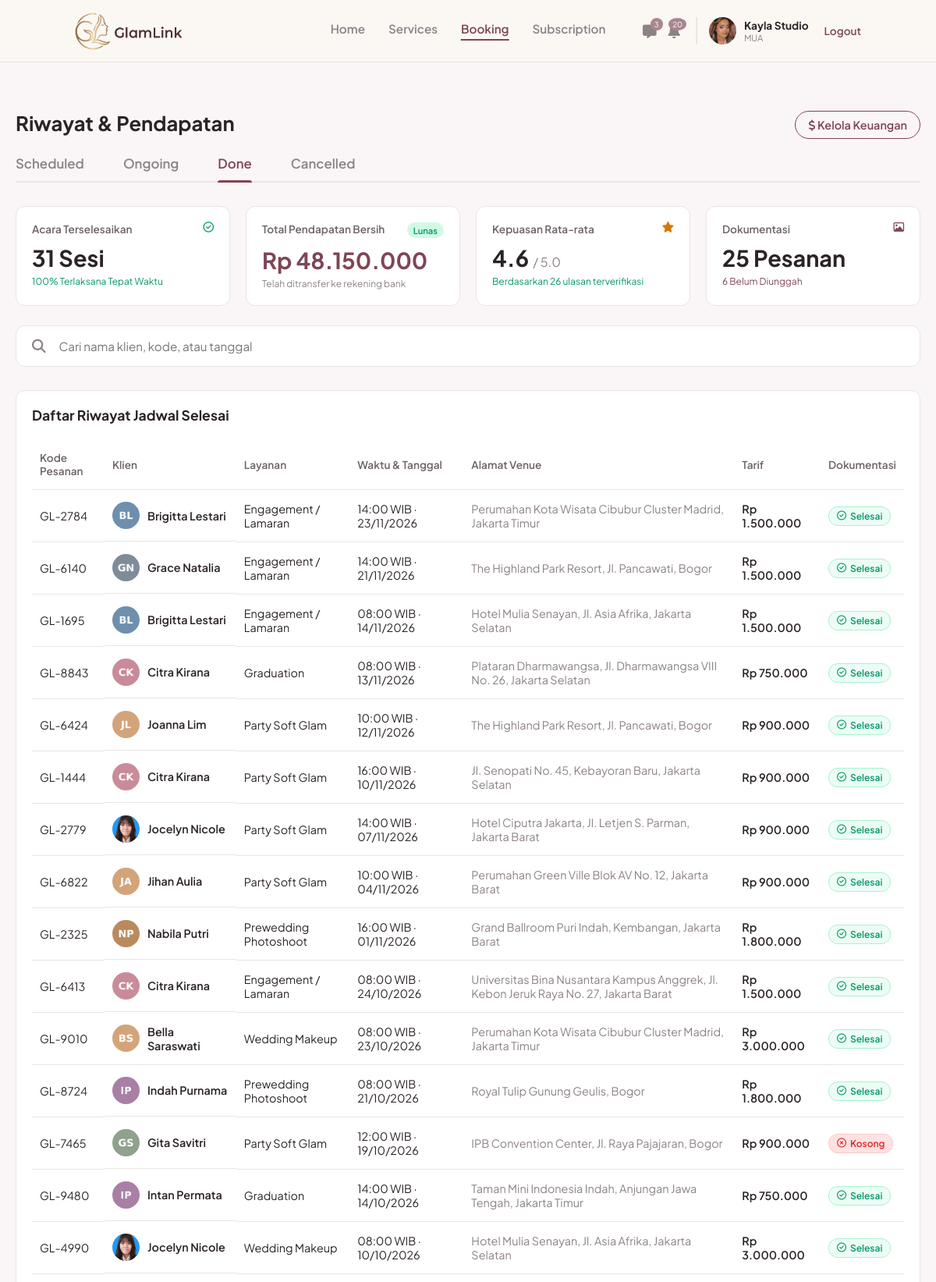
Page /mua/booking.php?tab=done (signed in, upper part) on the committed database.
### tables this page shows
CREATE TABLE `users` (
  `id_user` int(11) NOT NULL,
  `nama` varchar(100) NOT NULL,
  `email` varchar(100) NOT NULL,
  `nomor_telepon` varchar(20) DEFAULT NULL,
  `nama_brand` varchar(150) DEFAULT NULL,
  `bio` text DEFAULT NULL,
  `lokasi` varchar(150) DEFAULT NULL,
  `foto_profil` varchar(255) DEFAULT NULL,
  `password` varchar(255) NOT NULL,
  `role` enum('mua','pelanggan','admin') NOT NULL,
  `dibuat_pada` timestamp NOT NULL DEFAULT current_timestamp(),
  `status_verifikasi` enum('pending','approved','rejected') NOT NULL DEFAULT 'approved',
  `alasan_tolak` varchar(255) DEFAULT NULL
);

CREATE TABLE `bookings` (
  `id_booking` int(11) NOT NULL,
  `no_invoice` varchar(20) NOT NULL,
  `id_mua` int(11) NOT NULL,
  `id_pelanggan` int(11) NOT NULL,
  `id_layanan` int(11) NOT NULL,
  `tanggal_booking` date NOT NULL,
  `waktu_booking` time NOT NULL,
  `lokasi_acara` varchar(255) DEFAULT NULL,
  `catatan` text DEFAULT NULL,
  `total_harga` int(11) NOT NULL,
  `status` enum('menunggu','dikonfirmasi','selesai','ditolak') NOT NULL DEFAULT 'menunggu',
  `is_mua_done` tinyint(1) DEFAULT 0,
  `is_client_done` tinyint(1) DEFAULT 0,
  `foto_dokumentasi` varchar(255) DEFAULT NULL,
  `rating` int(1) DEFAULT NULL,
  `ulasan` text DEFAULT NULL,
  `created_at` timestamp NOT NULL DEFAULT current_timestamp(),
  `nama_acara` varchar(150) DEFAULT NULL,
  `jenis_acara` varchar(50) DEFAULT NULL,
  `kota_acara` varchar(50) DEFAULT NULL,
  `biaya_platform` int(11) NOT NULL DEFAULT 0,
  `metode_bayar` varchar(50) DEFAULT NULL,
  `dibayar_pada` timestamp NULL DEFAULT NULL,
  `dibatalkan_oleh` enum('klien','mua') DEFAULT NULL,
  `dibatalkan_pada` timestamp NULL DEFAULT NULL
);

CREATE TABLE `services` (
  `id_service` int(11) NOT NULL,
  `id_mua` int(11) NOT NULL,
  `nama_layanan` varchar(150) NOT NULL,
  `kategori` varchar(100) DEFAULT NULL,
  `harga` decimal(10,2) NOT NULL,
  `durasi` varchar(50) DEFAULT NULL,
  `deskripsi` text DEFAULT NULL,
  `fasilitas` text DEFAULT NULL
);

### mua/booking.php (the view, shortened to what the rows shown need)
<?php
require_once '../includes/auth_mua.php';
$month = isset($_GET['m']) ? (int)$_GET['m'] : (int)date('m');
$year = isset($_GET['y']) ? (int)$_GET['y'] : (int)date('Y');
$tab = $_GET['tab'] ?? 'scheduled';
$status_filter = "b.status IN ('menunggu', 'dikonfirmasi')";
$time_filter = "AND (b.tanggal_booking > CURDATE() OR (b.tanggal_booking = CURDATE() AND b.waktu_booking > CURTIME()))";
$date_filter = "AND MONTH(b.tanggal_booking) = '$month' AND YEAR(b.tanggal_booking) = '$year'";
$page_title = 'Pesanan Terkonfirmasi';
if ($tab == 'ongoing') {
    $status_filter = "b.status = 'dikonfirmasi'";
    $time_filter = "AND (b.tanggal_booking < CURDATE() OR (b.tanggal_booking = CURDATE() AND b.waktu_booking <= CURTIME()))";
    $date_filter = "";
    $page_title = 'Jadwal Hari Ini';
} elseif ($tab == 'done') {
    $status_filter = "b.status = 'selesai'";
    $time_filter = "";
    $date_filter = "";
    $page_title = 'Riwayat & Pendapatan';
} elseif ($tab == 'cancelled') {
    $status_filter = "b.status = 'ditolak'";
    $time_filter = "";
    $page_title = 'Pesanan Dibatalkan';
}
$query_bookings = mysqli_query($koneksi, "
    SELECT b.*, u.nama AS nama_klien, u.foto_profil AS foto_klien, u.nomor_telepon, s.nama_layanan
    FROM bookings b
    LEFT JOIN users u ON b.id_pelanggan = u.id_user
    LEFT JOIN services s ON b.id_layanan = s.id_service
    WHERE b.id_mua = '$id_mua' AND ($status_filter) $time_filter $date_filter
    ORDER BY b.tanggal_booking DESC, b.waktu_booking DESC
");
$all_bookings = [];
if ($query_bookings) {
    while ($row = mysqli_fetch_assoc($query_bookings)) {
        $all_bookings[] = $row;
    }
}
?>
<!DOCTYPE html>
<html lang="id">
<head>
    <link rel="stylesheet" href="https://cdnjs.cloudflare.com/ajax/libs/font-awesome/6.4.0/css/all.min.css">
    <link rel="stylesheet" href="../assets/css/navbar.css">
    <link rel="stylesheet" href="../assets/css/mua_booking.css">
    <link rel="stylesheet" href="../assets/css/mua_ui.css">
</head>
<body>
    <?php include '../navbar.php'; ?>
    <main class="booking-main">
        <div class="page-header header-action">
            <h2><?php echo $page_title; ?></h2>
        </div>
        <?php if ($tab == 'done'): ?>
            <div class="done-table-container">
                <?php if (count($all_bookings) > 0): ?>
                <table class="history-table">
                    <thead>
                        <tr>
                            <th>Kode Pesanan</th>
                            <th>Klien</th>
                            <th>Layanan</th>
                            <th>Waktu & Tanggal</th>
                            <th>Alamat Venue</th>
                            <th>Tarif</th>
                            <th>Dokumentasi</th>
                        </tr>
                    </thead>
                    <tbody>
                        <?php foreach ($all_bookings as $bk): ?>
                        <tr class="history-row" data-search="<?php echo htmlspecialchars(strtolower(implode(' ', [$bk['no_invoice'], $bk['nama_klien'], $bk['nama_layanan'], $bk['lokasi_acara'] ?? '', date('d/m/Y', strtotime($bk['tanggal_booking'])), date('d-m-Y', strtotime($bk['tanggal_booking'])), date('H:i', strtotime($bk['waktu_booking']))]))); ?>" onclick="window.location.href='session_detail.php?id=<?php echo $bk['id_booking']; ?>'" style="cursor: pointer; transition: 0.2s;" onmouseover="this.style.backgroundColor='#faf5f6'" onmouseout="this.style.backgroundColor='transparent'">
                            <td><?php echo htmlspecialchars($bk['no_invoice']); ?></td>
                            <td class="td-client"><img src="../assets/img/<?php echo htmlspecialchars($bk['foto_klien'] ?? 'default.jpg'); ?>" alt="klien"> <?php echo htmlspecialchars($bk['nama_klien']); ?></td>
                            <td><?php echo htmlspecialchars($bk['nama_layanan']); ?></td>
                            <td><?php echo date('H:i', strtotime($bk['waktu_booking'])); ?> WIB &middot; <?php echo date('d/m/Y', strtotime($bk['tanggal_booking'])); ?></td>
                            <td style="color: #8c8286;"><?php echo htmlspecialchars($bk['lokasi_acara'] ?? '-'); ?></td>
                            <td class="price text-maroon" style="font-weight:600;">Rp <?php echo number_format($bk['total_harga'], 0, ',', '.'); ?></td>
                            <td>
                                <?php if(!empty($bk['foto_dokumentasi'])): ?>
                                    <span class="badge-dokum selesai"><i class="fa-regular fa-circle-check"></i> Selesai</span>
                                <?php else: ?>
                                    <span class="badge-dokum kosong"><i class="fa-regular fa-circle-xmark"></i> Kosong</span>
                                <?php endif; ?>
                            </td>
                        </tr>
                        <?php endforeach; ?>
                    </tbody>
                </table>
                <?php else: ?>
                    <div class="empty-state">Belum ada riwayat jadwal selesai.</div>
                <?php endif; ?>
            </div>
        <?php endif; ?>
    </main>
</body>
</html>

### navbar.php (shortened to what the rows shown need)
<?php
$path_prefix = in_array(basename(dirname($_SERVER['PHP_SELF'])), ['mua', 'klien']) ? '../' : '';
$nav_logged_in = isset($_SESSION['status_login']) && $_SESSION['status_login'] == true;
$nav_role = isset($_SESSION['role']) ? $_SESSION['role'] : '';
if ($nav_logged_in && in_array($nav_role, ['mua', 'pelanggan']) && isset($koneksi)) {
    $id_mua_nav = $_SESSION['id_user'];
    $nav_query = mysqli_query($koneksi, "SELECT nama, nama_brand, foto_profil, status_verifikasi FROM users WHERE id_user = '$id_mua_nav'");
    $nav_profil = mysqli_fetch_assoc($nav_query);
}
?>
<header class="navbar">
    <?php if (!$nav_logged_in): ?>
        <div class="nav-links">
            <a href="<?php echo $path_prefix; ?>login.php" class="btn-text">Masuk</a>
            <a href="<?php echo $path_prefix; ?>login.php" class="btn-outline nav-mua">Masuk Sebagai MUA</a>
            <a href="<?php echo $path_prefix; ?>register.php" class="btn-filled">Daftar</a>
        </div>
    <?php elseif ($nav_role == 'mua'): ?>
        <?php if (($nav_profil['status_verifikasi'] ?? 'approved') === 'approved'): ?>
        <div class="nav-menu-mua">
            <a href="<?php echo $path_prefix; ?>mua/index.php">Home</a>
            <a href="<?php echo $path_prefix; ?>mua/services.php">Services</a>
            <a href="<?php echo $path_prefix; ?>mua/booking.php">Booking</a>
            <a href="<?php echo $path_prefix; ?>mua/subscription.php">Subscription</a>
        </div>
        <?php endif; ?>
        <div class="nav-profile-mua">
            <div class="nav-icons">
                <?php
                require_once __DIR__ . '/includes/chat.php';
                $nav_chat_baru = (($koneksi ?? null) instanceof mysqli) ? chat_belum_dibaca($koneksi, (int)$_SESSION['id_user']) : 0;
                ?>
                <a href="<?php echo $path_prefix; ?>mua/chat.php" class="icon-btn" title="Chat">
                    <i class="fa-solid fa-message"></i>
                    <span class="badge" id="navChatBadge" <?php echo $nav_chat_baru ? '' : 'hidden'; ?>><?php echo $nav_chat_baru > 99 ? '99+' : $nav_chat_baru; ?></span>
                </a>
                <?php
                require_once __DIR__ . '/includes/mua_notifikasi.php';
                $nav_notif_baru = isset($koneksi) ? mua_notif_jumlah_baru($koneksi, (int)$_SESSION['id_user']) : 0;
                ?>
                <a href="<?php echo $path_prefix; ?>mua/notifikasi.php" class="icon-btn" title="Notifikasi">
                    <i class="fa-solid fa-bell"></i>
                    <span class="badge" id="navNotifBadge" <?php echo $nav_notif_baru ? '' : 'hidden'; ?>><?php echo $nav_notif_baru > 99 ? '99+' : $nav_notif_baru; ?></span>
                </a>
            </div>
            <a href="<?php echo $path_prefix; ?>mua/profil.php" style="text-decoration:none;color:inherit;" title="Lihat & edit profil">
            <div class="profile-info">
                <?php if(!empty($nav_profil['foto_profil'])): ?>
                    <img src="<?php echo $path_prefix; ?>assets/img/<?php echo htmlspecialchars($nav_profil['foto_profil']); ?>" alt="Profile">
                <?php else: ?>
                    <div style="width:35px;height:35px;background:#e0d8da;border-radius:50%;display:flex;align-items:center;justify-content:center;color:#fff;font-size:0.8rem;"><i class="fa-solid fa-user"></i></div>
                <?php endif; ?>
                <div class="profile-text">
                    <span class="brand-name"><?php echo htmlspecialchars($nav_profil['nama_brand'] ?? 'Nama Brand'); ?></span>
                    <span class="role-text"><?php echo ($nav_profil['status_verifikasi'] ?? 'approved') === 'approved' ? 'MUA' : 'Belum terverifikasi'; ?></span>
                </div>
            </div>
            </a>
            <a href="<?php echo $path_prefix; ?>logout.php" class="logout-link">Logout</a>
        </div>
    <?php endif; ?>
</header>

### rows in the picture
users: foto_profil (picture), nama_brand "Kayla Studio"
bookings: no_invoice "GL-2784", id_pelanggan.foto_profil (picture), id_pelanggan.nama "Brigitta Lestari", id_layanan.nama_layanan "Engagement / Lamaran", waktu_booking "14:00", tanggal_booking "23/11/2026", lokasi_acara "Perumahan Kota Wisata Cibubur Cluster Madrid, Jakarta Timur", total_harga "1.500.000", shows "Selesai"
bookings: no_invoice "GL-6140", id_pelanggan.foto_profil (picture), id_pelanggan.nama "Grace Natalia", id_layanan.nama_layanan "Engagement / Lamaran", waktu_booking "14:00", tanggal_booking "21/11/2026", lokasi_acara "The Highland Park Resort, Jl. Pancawati, Bogor", total_harga "1.500.000", shows "Selesai"
bookings: no_invoice "GL-1695", id_pelanggan.foto_profil (picture), id_pelanggan.nama "Brigitta Lestari", id_layanan.nama_layanan "Engagement / Lamaran", waktu_booking "08:00", tanggal_booking "14/11/2026", lokasi_acara "Hotel Mulia Senayan, Jl. Asia Afrika, Jakarta Selatan", total_harga "1.500.000", shows "Selesai"
bookings: no_invoice "GL-8843", id_pelanggan.foto_profil (picture), id_pelanggan.nama "Citra Kirana", id_layanan.nama_layanan "Graduation", waktu_booking "08:00", tanggal_booking "13/11/2026", lokasi_acara "Plataran Dharmawangsa, Jl. Dharmawangsa VIII No. 26, Jakarta Selatan", total_harga "750.000", shows "Selesai"
bookings: no_invoice "GL-6424", id_pelanggan.foto_profil (picture), id_pelanggan.nama "Joanna Lim", id_layanan.nama_layanan "Party Soft Glam", waktu_booking "10:00", tanggal_booking "12/11/2026", lokasi_acara "The Highland Park Resort, Jl. Pancawati, Bogor", total_harga "900.000", shows "Selesai"
bookings: no_invoice "GL-1444", id_pelanggan.foto_profil (picture), id_pelanggan.nama "Citra Kirana", id_layanan.nama_layanan "Party Soft Glam", waktu_booking "16:00", tanggal_booking "10/11/2026", lokasi_acara "Jl. Senopati No. 45, Kebayoran Baru, Jakarta Selatan", total_harga "900.000", shows "Selesai"
bookings: no_invoice "GL-2779", id_pelanggan.foto_profil (picture), id_pelanggan.nama "Jocelyn Nicole", id_layanan.nama_layanan "Party Soft Glam", waktu_booking "14:00", tanggal_booking "07/11/2026", lokasi_acara "Hotel Ciputra Jakarta, Jl. Letjen S. Parman, Jakarta Barat", total_harga "900.000", shows "Selesai"
bookings: no_invoice "GL-6822", id_pelanggan.foto_profil (picture), id_pelanggan.nama "Jihan Aulia", id_layanan.nama_layanan "Party Soft Glam", waktu_booking "10:00", tanggal_booking "04/11/2026", lokasi_acara "Perumahan Green Ville Blok AV No. 12, Jakarta Barat", total_harga "900.000", shows "Selesai"
bookings: no_invoice "GL-2325", id_pelanggan.foto_profil (picture), id_pelanggan.nama "Nabila Putri", id_layanan.nama_layanan "Prewedding Photoshoot", waktu_booking "16:00", tanggal_booking "01/11/2026", lokasi_acara "Grand Ballroom Puri Indah, Kembangan, Jakarta Barat", total_harga "1.800.000", shows "Selesai"
bookings: no_invoice "GL-6413", id_pelanggan.foto_profil (picture), id_pelanggan.nama "Citra Kirana", id_layanan.nama_layanan "Engagement / Lamaran", waktu_booking "08:00", tanggal_booking "24/10/2026", lokasi_acara "Universitas Bina Nusantara Kampus Anggrek, Jl. Kebon Jeruk Raya No. 27, Jakarta Barat", total_harga "1.500.000", shows "Selesai"
bookings: no_invoice "GL-9010", id_pelanggan.foto_profil (picture), id_pelanggan.nama "Bella Saraswati", id_layanan.nama_layanan "Wedding Makeup", waktu_booking "08:00", tanggal_booking "23/10/2026", lokasi_acara "Perumahan Kota Wisata Cibubur Cluster Madrid, Jakarta Timur", total_harga "3.000.000", shows "Selesai"
bookings: no_invoice "GL-8724", id_pelanggan.foto_profil (picture), id_pelanggan.nama "Indah Purnama", id_layanan.nama_layanan "Prewedding Photoshoot", waktu_booking "08:00", tanggal_booking "21/10/2026", lokasi_acara "Royal Tulip Gunung Geulis, Bogor", total_harga "1.800.000", shows "Selesai"
bookings: no_invoice "GL-7465", id_pelanggan.foto_profil (picture), id_pelanggan.nama "Gita Savitri", id_layanan.nama_layanan "Party Soft Glam", waktu_booking "12:00", tanggal_booking "19/10/2026", lokasi_acara "IPB Convention Center, Jl. Raya Pajajaran, Bogor", total_harga "900.000", shows "Kosong"
bookings: no_invoice "GL-9480", id_pelanggan.foto_profil (picture), id_pelanggan.nama "Intan Permata", id_layanan.nama_layanan "Graduation", waktu_booking "14:00", tanggal_booking "14/10/2026", lokasi_acara "Taman Mini Indonesia Indah, Anjungan Jawa Tengah, Jakarta Timur", total_harga "750.000", shows "Selesai"
bookings: no_invoice "GL-4990", id_pelanggan.foto_profil (picture), id_pelanggan.nama "Jocelyn Nicole", id_layanan.nama_layanan "Wedding Makeup", waktu_booking "08:00", tanggal_booking "10/10/2026", lokasi_acara "Hotel Mulia Senayan, Jl. Asia Afrika, Jakarta Selatan", total_harga "3.000.000", shows "Selesai"

### other values in the picture
$nav_chat_baru "3"
$nav_notif_baru "20"
$page_title "Riwayat & Pendapatan"
$total_sesi "31"
$rata_rata_rating "4.6"
$jumlah_ulasan "26"
$dokum_terisi "25"
$dokum_kosong "6"
